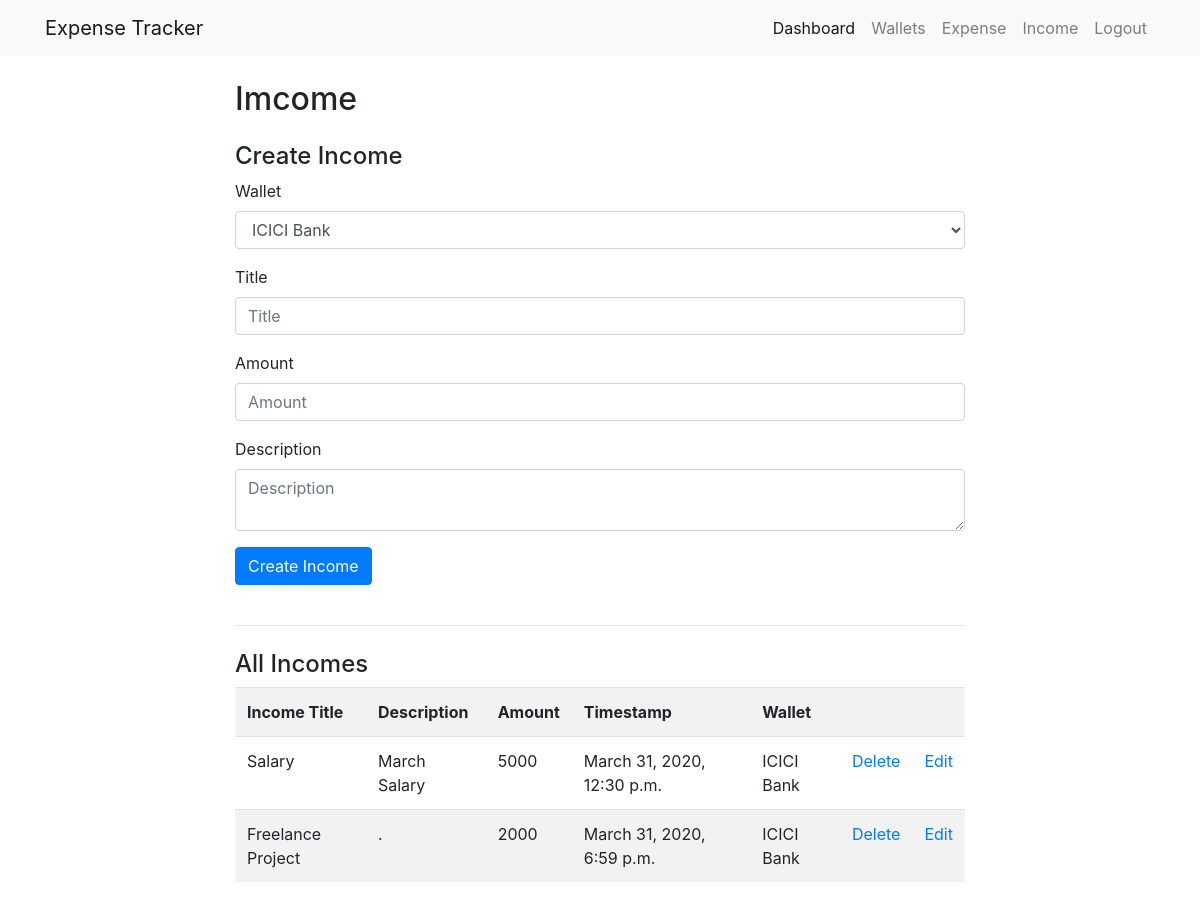
Screenshot of /income/ (signed in) with the database file from the repository.
### tracker/models.py (models this page shows, shortened)
class Income(models.Model):
	title = models.CharField(max_length=100)
	description = models.TextField()
	amount = models.IntegerField()
	timestamp = models.DateTimeField()
	user = models.ForeignKey(User, on_delete=models.CASCADE, null=True)
	wallet = models.ForeignKey(Wallet, on_delete=models.CASCADE, null=True)

class Wallet(models.Model):
	name = models.CharField(max_length=100)
	balance = models.IntegerField()
	last_transaction = models.DateTimeField()
	user = models.ForeignKey(User, on_delete=models.CASCADE, null=True)
	def __str__(self):
		return self.name

### tracker/views.py (the view)
# urls.py: path("income/", get_all_income),
def get_all_income(request):
	user = request.user
	all_wallets = Wallet.objects.filter(user=user)
	all_incomes = Income.objects.filter(user=user)
	return render(request, "income.html", {"all_wallets":all_wallets, "all_incomes":all_incomes})

### tracker/templates/income.html (shortened to what this page needs)
{% extends 'base.html' %}
{% block body %}
	<div class="container">
		<div class="row">
			<div class="col-md-2"></div>
			<div class="col-md-8">
				<div class="heading mt-4">
					<h2>Imcome</h2>
				</div>
				<div class="sub-head mt-4 mb-2">
					<h4>Create Income</h4>
				</div>
				<form action="/create_income/" method="POST">
					<div class="form-group">
						<label>Wallet</label>
						<select name="wallet" class="form-control">
							{% for wallet in all_wallets %}
								<option value={{wallet.id}}>{{wallet.name}}</option>
							{% endfor %}
						</select>
					</div>
					<div class="form-group">
						<label>Title</label>
						<input class="form-control" type="text" name="income_title" placeholder="Title">
					</div>
					<div class="form-group">
						<label>Amount</label>
						<input class="form-control" type="number" name="income_amount" placeholder="Amount">
					</div>
					<div class="form-group">
						<label>Description</label>
						<textarea class="form-control" name="income_description" placeholder="Description"></textarea>
					</div>
					<button type="submit" class="btn btn-primary">Create Income</button>
				</form><br>
				<hr>
				<div class="sub-head mt-4 mb-2">
					<h4>All Incomes</h4>
				</div>
				<table class="table table-striped">
					<tr>
						<th>Income Title</th>
						<th>Description</th>
						<th>Amount</th>
						<th>Timestamp</th>
						<th>Wallet</th>
						<th></th>
						<th></th>
					</tr>
					{% for income in all_incomes %}
						<tr>
							<td>{{ income.title }}</td>
							<td>{{ income.description }}</td>
							<td>{{ income.amount }}</td>
							<td>{{ income.timestamp }}</td>
							<td>{{ income.wallet }}</td>
							<td><a href="/delete_income/{{income.id}}/">Delete</a></td>
							<td><a href="/edit_income/{{income.id}}/">Edit</a></td>
						</tr>
					{% endfor %}
				</table>
			</div>
			<div class="col-md-2"></div>
		</div>
	</div>
{% endblock %}

### rows the page displays
Income: title "Salary", description "March Salary", amount "5000", timestamp "March 31, 2020, 12:30 p.m.", wallet "ICICI Bank"
Income: title "Freelance Project", description ".", amount "2000", timestamp "March 31, 2020, 6:59 p.m.", wallet "ICICI Bank"

### other values shown
form field wallet "ICICI Bank"
